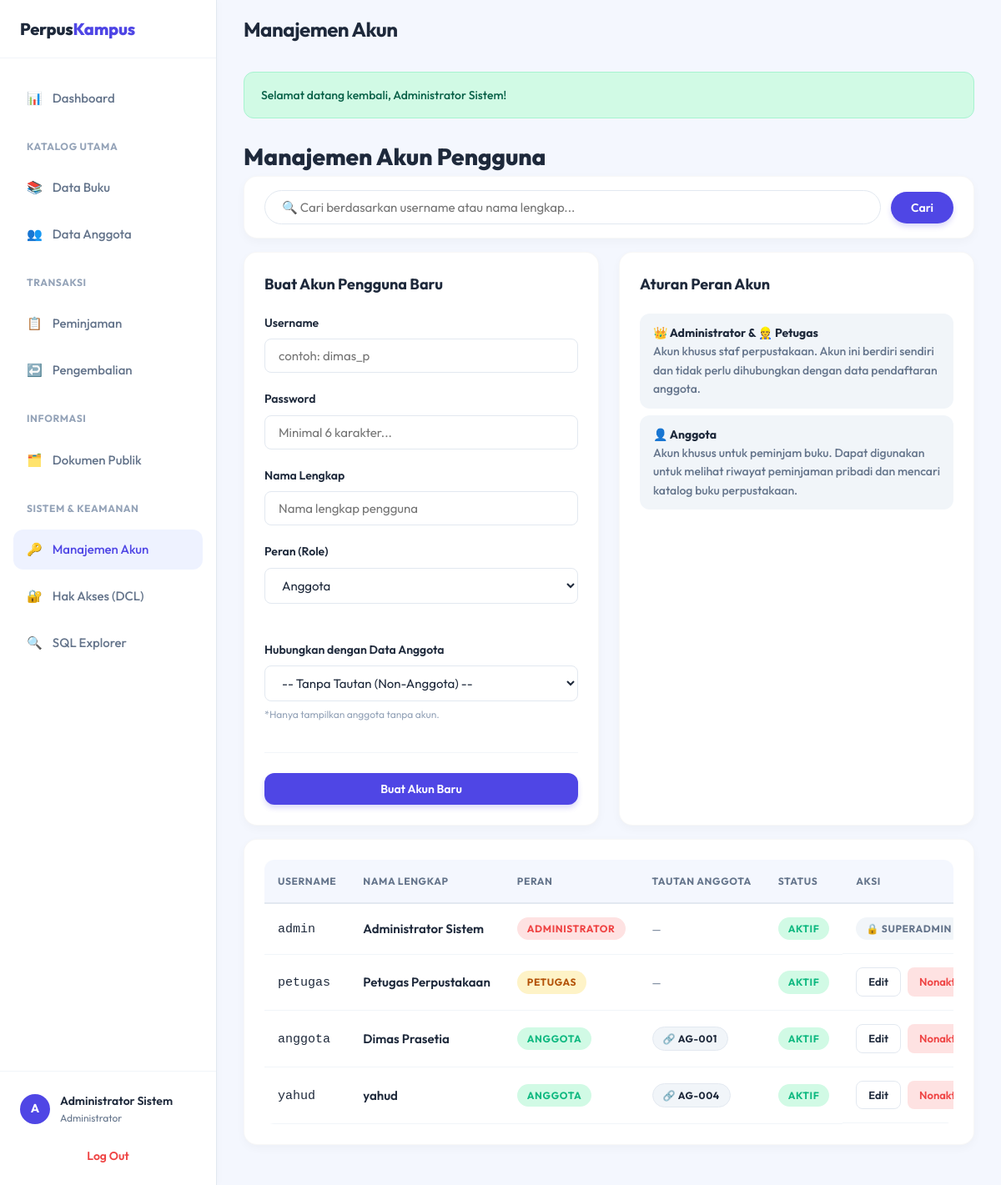
/index.php?url=user/index (signed in), run on the app's committed database.
### tables this page shows
CREATE TABLE `users` (
  `id_user` int NOT NULL AUTO_INCREMENT,
  `username` varchar(50) NOT NULL,
  `password` varchar(255) NOT NULL,
  `nama_lengkap` varchar(100) NOT NULL,
  `role` enum('Administrator','Petugas','Anggota') DEFAULT 'Anggota',
  `id_anggota` varchar(15) DEFAULT NULL,
  `is_active` tinyint(1) DEFAULT '1',
  `created_at` datetime DEFAULT CURRENT_TIMESTAMP,
  PRIMARY KEY (`id_user`),
  UNIQUE KEY `username` (`username`),
  UNIQUE KEY `id_anggota` (`id_anggota`),
  CONSTRAINT `fk_users_anggota` FOREIGN KEY (`id_anggota`) REFERENCES `anggota` (`id_anggota`) ON DELETE SET NULL ON UPDATE CASCADE
);

### app/Core/Controller.php (called while the page is built, shortened)
<?php
class Controller {
    public function view($view, $data = []) {
        require_once __DIR__ . '/../Views/' . $view . '.php';
    }
    public function model($model) {
        return new $model();
    }
}

### app/Controllers/UserController.php (called while the page is built, shortened)
<?php
class UserController extends Controller {
    public function index() {
        $userModel = $this->model('UserModel');
        $keyword = $_GET['search'] ?? '';
        $data['users']   = $userModel->getAllUsers($keyword);
        $data['anggota'] = $userModel->getAnggotaTanpaAkun();
        $data['keyword'] = $keyword;
        $this->view('user/index', $data);
    }
}

### app/Core/App.php (called while the page is built, shortened)
<?php
class App {
    protected $method     = 'index';
    public function __construct() {
        $url = $this->parseUrl();
        if (isset($url[0])) {
            $controllerName = ucfirst($url[0]) . 'Controller';
            $file = self::CONTROLLERS_PATH . $controllerName . '.php';
            if (file_exists($file)) {
                unset($url[0]);
            }
        }
        $this->controller = new $this->controller;
        if (isset($url[1])) {
            if (method_exists($this->controller, $url[1])) {
                $this->method = $url[1];
                unset($url[1]);
            }
        }
        $this->params = $url ? array_values($url) : [];
        call_user_func_array([$this->controller, $this->method], $this->params);
    }
    public function parseUrl(): array {
        if (isset($_GET['url'])) {
            return explode('/', filter_var(rtrim($_GET['url'], '/'), FILTER_SANITIZE_URL));
        }
        return [];
    }
}

### public/index.php (called while the page is built, shortened)
<?php
require_once BASE_PATH . '/app/Config/Database.php';
require_once BASE_PATH . '/app/Core/Model.php';
require_once BASE_PATH . '/app/Core/Controller.php';
require_once BASE_PATH . '/app/Core/App.php';
$app = new App();

### app/Core/Model.php (called while the page is built, shortened)
<?php
require_once __DIR__ . '/../Config/Database.php';
abstract class Model {
    public function __construct(PDO $db = null) {
        $this->db = $db ?? Database::getInstance();
    }
}

### app/Config/Database.php (called while the page is built, shortened)
<?php
class Database {
    private static $instance = null;
    private $host = 'localhost';
    private $user = 'root';
    private $pass = '';
    private $name = 'db_perpustakaan_kampus';
    private function __construct() {
        try {
            $dsn = "mysql:host={$this->host};dbname={$this->name};charset=utf8mb4";
            $options = [
                PDO::ATTR_ERRMODE            => PDO::ERRMODE_EXCEPTION,
                PDO::ATTR_DEFAULT_FETCH_MODE => PDO::FETCH_ASSOC,
                PDO::ATTR_EMULATE_PREPARES   => false,
            ];
            $this->conn = new PDO($dsn, $this->user, $this->pass, $options);
        } catch (PDOException $e) {
            die("Database Connection Error: " . $e->getMessage());
        }
    }
    public static function getInstance() {
        if (!self::$instance) {
            self::$instance = new Database();
        }
        return self::$instance->conn;
    }
}

### app/Models/UserModel.php (called while the page is built, shortened)
<?php
class UserModel extends Model {
    public function getAllUsers() {
        $stmt = $this->db->query(
            "SELECT u.id_user, u.username, u.nama_lengkap, u.role, u.id_anggota, u.is_active,
                    a.nama AS nama_anggota, a.email AS email_anggota, u.created_at
             FROM users u
             LEFT JOIN anggota a ON u.id_anggota = a.id_anggota
             ORDER BY u.id_user"
        );
        return $stmt->fetchAll();
    }
}

### app/Views/user/index.php (the view, shortened to what this page needs)
<?php include __DIR__ . '/../layouts/_flash.php'; ?>
<div class="flex-between align-center mb-4">
    <div>
        <h1 style="font-size:1.75rem; font-weight:800;">Manajemen Akun Pengguna</h1>
    </div>
</div>
<div class="card mb-4" style="padding: 1rem 1.5rem;">
    <form action="index.php" method="GET" class="search-form">
        <input type="text" name="search" placeholder="🔍 Cari berdasarkan username atau nama lengkap..."
               value="<?= htmlspecialchars($data['keyword'] ?? '') ?>" class="form-control" style="flex:1;">
        <button type="submit" class="btn btn-primary">Cari</button>
    </form>
</div>
<div class="grid-2 mb-4 mt-2">
    <div class="card">
        <h2>Buat Akun Pengguna Baru</h2>
        <form action="index.php?url=user/simpan" method="POST" style="margin-top:1.25rem;">
            <div class="form-group">
                <label class="form-label">Username</label>
                <input type="text" name="username" class="form-control" placeholder="contoh: dimas_p" required>
            </div>
            <div class="form-group">
                <label class="form-label">Password</label>
                <input type="password" name="password" class="form-control" placeholder="Minimal 6 karakter..." required>
            </div>
            <div class="form-group">
                <label class="form-label">Nama Lengkap</label>
                <input type="text" name="nama_lengkap" class="form-control" placeholder="Nama lengkap pengguna" required>
            </div>
            <div class="grid-2">
                <div class="form-group">
                    <label class="form-label">Peran (Role)</label>
                    <select name="role" class="form-control" required style="cursor:pointer;">
                        <option value="Anggota">Anggota</option>
                    </select>
                </div>
                <div class="form-group">
                    <label class="form-label">Hubungkan dengan Data Anggota</label>
                    <select name="id_anggota" class="form-control" style="cursor:pointer;">
                        <option value="">-- Tanpa Tautan (Non-Anggota) --</option>
                    </select>
                    <small style="color:var(--text-light); font-size:0.75rem; display:block; margin-top:0.35rem;">
                        *Hanya tampilkan anggota tanpa akun.
                    </small>
                </div>
            </div>
            <div class="mt-2" style="border-top:1px solid var(--border-light); padding-top:1.5rem;">
                <button type="submit" class="btn btn-primary" style="width:100%;">Buat Akun Baru</button>
            </div>
        </form>
    </div>
    <div class="card">
        <h2>Aturan Peran Akun</h2>
        <ul class="quality-list mt-2">
            <li>
                <strong>👑 Administrator & 👷 Petugas</strong><br>
                <span class="text-muted" style="font-size:0.875rem;">Akun khusus staf perpustakaan. Akun ini berdiri sendiri dan tidak perlu dihubungkan dengan data pendaftaran anggota.</span>
            </li>
            <li>
                <strong>👤 Anggota</strong><br>
                <span class="text-muted" style="font-size:0.875rem;">Akun khusus untuk peminjam buku. Dapat digunakan untuk melihat riwayat peminjaman pribadi dan mencari katalog buku perpustakaan.</span>
            </li>
        </ul>
    </div>
</div>
<div class="card mt-2">
    <div class="table-responsive">
        <table class="table">
            <thead>
                <tr>
                    <th>Username</th>
                    <th>Nama Lengkap</th>
                    <th>Peran</th>
                    <th>Tautan Anggota</th>
                    <th>Status</th>
                    <th>Aksi</th>
                </tr>
            </thead>
            <tbody>
                <?php foreach($data['users'] as $u): ?>
                <tr>
                    <td><code><?= htmlspecialchars($u['username']) ?></code></td>
                    <td style="font-weight:600;"><?= htmlspecialchars($u['nama_lengkap']) ?></td>
                    <td>
                        <?php
                        $badgeClass = 'info';
                        if ($u['role'] === 'Administrator') $badgeClass = 'danger';
                        if ($u['role'] === 'Petugas') $badgeClass = 'warning';
                        if ($u['role'] === 'Anggota') $badgeClass = 'success';
                        ?>
                        <span class="badge <?= $badgeClass ?>"><?= $u['role'] ?></span>
                    </td>
                    <td>
                        <?php if($u['id_anggota']): ?>
                            <span class="badge" style="background:#F1F5F9; color:var(--text-main); border:1px solid var(--border);">🔗 <?= $u['id_anggota'] ?></span>
                        <?php else: ?>
                            <span class="text-muted" style="font-size:0.8125rem;">—</span>
                        <?php endif; ?>
                    </td>
                    <td>
                        <?php if($u['is_active'] == 1): ?>
                            <span class="badge success">Aktif</span>
                        <?php else: ?>
                            <span class="badge danger" style="opacity:0.8;">Inaktif</span>
                        <?php endif; ?>
                    </td>
                    <td class="action-cell">
                        <?php if($u['username'] !== 'admin'): ?>
                        <a href="index.php?url=user/edit/<?= $u['id_user'] ?>" class="btn btn-sm btn-secondary">Edit</a>
                        <a href="index.php?url=user/toggleStatus/<?= $u['id_user'] ?>" class="btn btn-sm btn-<?= $u['is_active'] ? 'danger' : 'success' ?>"
                           onclick="return confirm('Yakin ingin <?= $u['is_active'] ? 'menonaktifkan' : 'mengaktifkan' ?> akun ini?')">
                           <?= $u['is_active'] ? 'Nonaktifkan' : 'Aktifkan' ?>
                        </a>
                        <?php else: ?>
                        <span class="badge" style="background:var(--border-light); color:var(--text-muted);">🔒 Superadmin</span>
                        <?php endif; ?>
                    </td>
                </tr>
                <?php endforeach; ?>
            </tbody>
        </table>
    </div>
</div>

### public/css/style.css (style rules this page uses)
:root { --primary: #4F46E5; --primary-hover: #4338CA; --primary-light: #EEF2FF; --bg-body: #F4F7FE; --surface: #FFFFFF; --sidebar-bg: #FFFFFF; --text-main: #1E293B; --text-muted: #64748B; --text-light: #94A3B8; --border: #E2E8F0; --border-light: #F1F5F9; --success: #10B981; --success-bg: #D1FAE5; --warning: #F59E0B; --warning-bg: #FEF3C7; --danger: #EF4444; --danger-bg: #FEE2E2; --info: #3B82F6; --info-bg: #DBEAFE; --sidebar-width: 260px; --header-height: 70px; --radius-sm: 8px; --radius-md: 12px; --radius-lg: 16px; --shadow-sm: 0 1px 2px rgba(0, 0, 0, 0.04); --shadow-md: 0 4px 12px rgba(0, 0, 0, 0.03); --shadow-hover: 0 10px 25px rgba(0, 0, 0, 0.06); }
* { margin: 0; padding: 0; box-sizing: border-box; }
body { font-family: 'Outfit', -apple-system, BlinkMacSystemFont, sans-serif; background-color: var(--bg-body); color: var(--text-main); line-height: 1.6; -webkit-font-smoothing: antialiased; }
a { text-decoration: none; color: var(--primary); transition: all 0.2s ease; }
.mt-2 { margin-top: 1rem; }
.text-muted { color: var(--text-muted); }
.flex-between { display: flex; justify-content: space-between; align-items: center; }
.grid-2 { display: grid; grid-template-columns: repeat(auto-fit, minmax(360px, 1fr)); gap: 1.5rem; }
.card { background: var(--surface); border-radius: var(--radius-lg); padding: 1.5rem; box-shadow: var(--shadow-md); border: 1px solid rgba(0,0,0,0.03); transition: box-shadow 0.3s ease, transform 0.3s ease; }
.card h2 { font-size: 1.125rem; font-weight: 700; margin-bottom: 1.25rem; color: var(--text-main); }
.btn { display: inline-flex; align-items: center; justify-content: center; gap: 0.5rem; padding: 0.625rem 1.25rem; border-radius: var(--radius-md); font-weight: 600; font-size: 0.875rem; cursor: pointer; border: none; transition: all 0.2s ease; font-family: inherit; }
.btn-primary { background: var(--primary); color: white; box-shadow: 0 4px 6px rgba(79, 70, 229, 0.2); }
.btn-secondary { background: white; color: var(--text-main); border: 1px solid var(--border); }
.btn-danger { background: var(--danger-bg); color: var(--danger); }
.btn-sm { padding: 0.375rem 0.875rem; font-size: 0.8125rem; border-radius: var(--radius-sm); }
.badge { display: inline-flex; align-items: center; padding: 0.25rem 0.75rem; border-radius: 99px; font-size: 0.75rem; font-weight: 700; text-transform: uppercase; letter-spacing: 0.05em; }
.badge.warning { background: var(--warning-bg); color: #B45309; }
.badge.success { background: var(--success-bg); color: var(--success); }
.badge.danger { background: var(--danger-bg); color: var(--danger); }
.form-group { margin-bottom: 1.25rem; }
.form-label { display: block; font-weight: 600; font-size: 0.875rem; margin-bottom: 0.5rem; color: var(--text-main); }
.form-control { width: 100%; padding: 0.625rem 1rem; border: 1.5px solid var(--border); border-radius: var(--radius-sm); font-family: inherit; font-size: 0.9375rem; transition: all 0.2s; background: var(--surface); color: var(--text-main); }
.search-form { display: flex; gap: 0.75rem; align-items: center; }
.search-form .form-control { border-radius: 99px; padding-left: 1.25rem; }
.search-form .btn { border-radius: 99px; padding-left: 1.5rem; padding-right: 1.5rem; }
.table-responsive { overflow-x: auto; border-radius: var(--radius-md); }
.table { width: 100%; border-collapse: collapse; white-space: nowrap; }
.table th { background: var(--bg-body); font-weight: 700; color: var(--text-muted); text-transform: uppercase; font-size: 0.75rem; letter-spacing: 0.05em; padding: 1rem; text-align: left; border-bottom: 2px solid var(--border); }
.table td { padding: 1rem; border-bottom: 1px solid var(--border-light); font-size: 0.9375rem; color: var(--text-main); vertical-align: middle; }
.table tbody tr { transition: background 0.2s; }
.action-cell { display: flex; gap: 0.5rem; }
.query-list, .quality-list { list-style: none; }
.query-list li a, .quality-list li { display: block; padding: 0.75rem 1rem; border-radius: var(--radius-md); margin-bottom: 0.5rem; background: var(--border-light); color: var(--text-main); font-size: 0.875rem; font-weight: 500; transition: all 0.2s; }

### data on the page
users: username "admin", nama_lengkap "Administrator Sistem", role "ADMINISTRATOR", is_active "AKTIF", shows "🔒 SUPERADMIN"
users: username "petugas", nama_lengkap "Petugas Perpustakaan", role "PETUGAS", is_active "AKTIF"
users: username "anggota", nama_lengkap "Dimas Prasetia", role "ANGGOTA", id_anggota "AG-001", is_active "AKTIF"
users: username "yahud", nama_lengkap "yahud", role "ANGGOTA", id_anggota "AG-004", is_active "AKTIF"

### other printed values
substr($_SESSION['user']['nama_lengkap'], 0, 1) "A"
$_SESSION['user']['nama_lengkap'] "Administrator Sistem"
$_SESSION['user']['role'] "Administrator"
$data['title'] "Manajemen Akun"
$_SESSION['flash'] "Selamat datang kembali, Administrator Sistem!"
